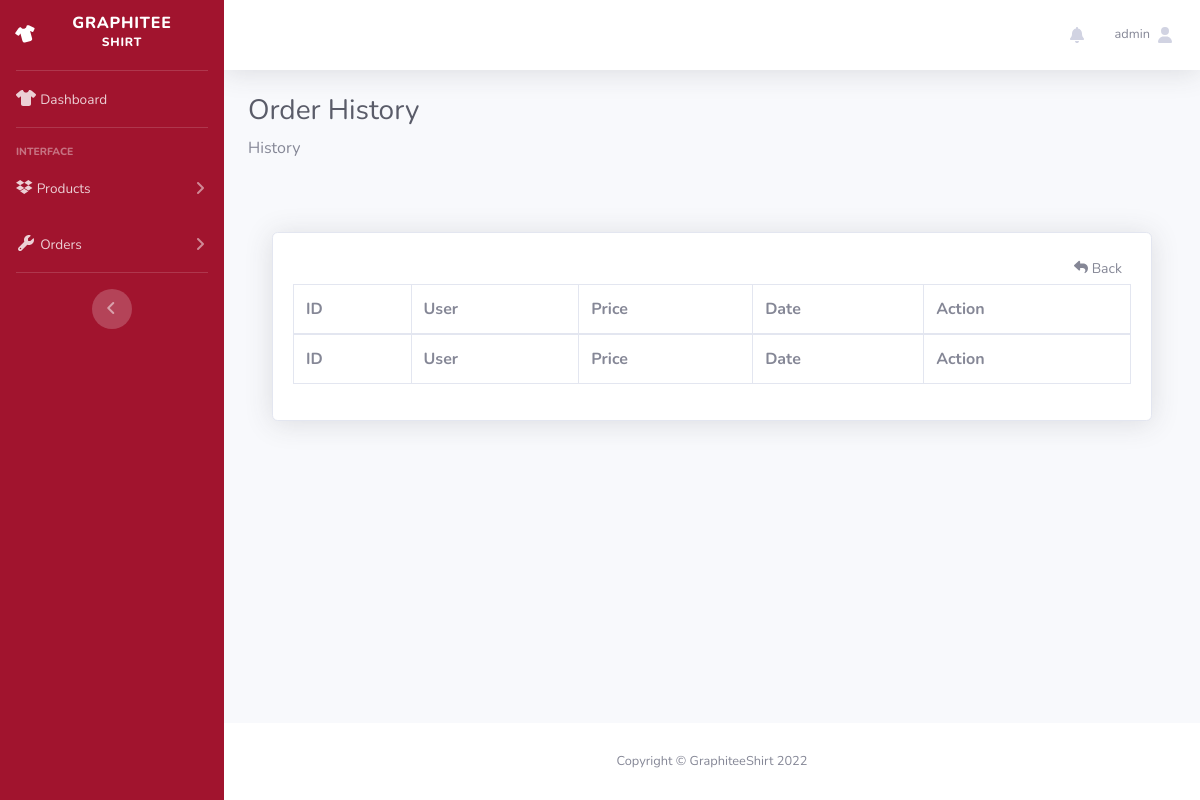
Before: /order-history.php (signed in) with the older database file.
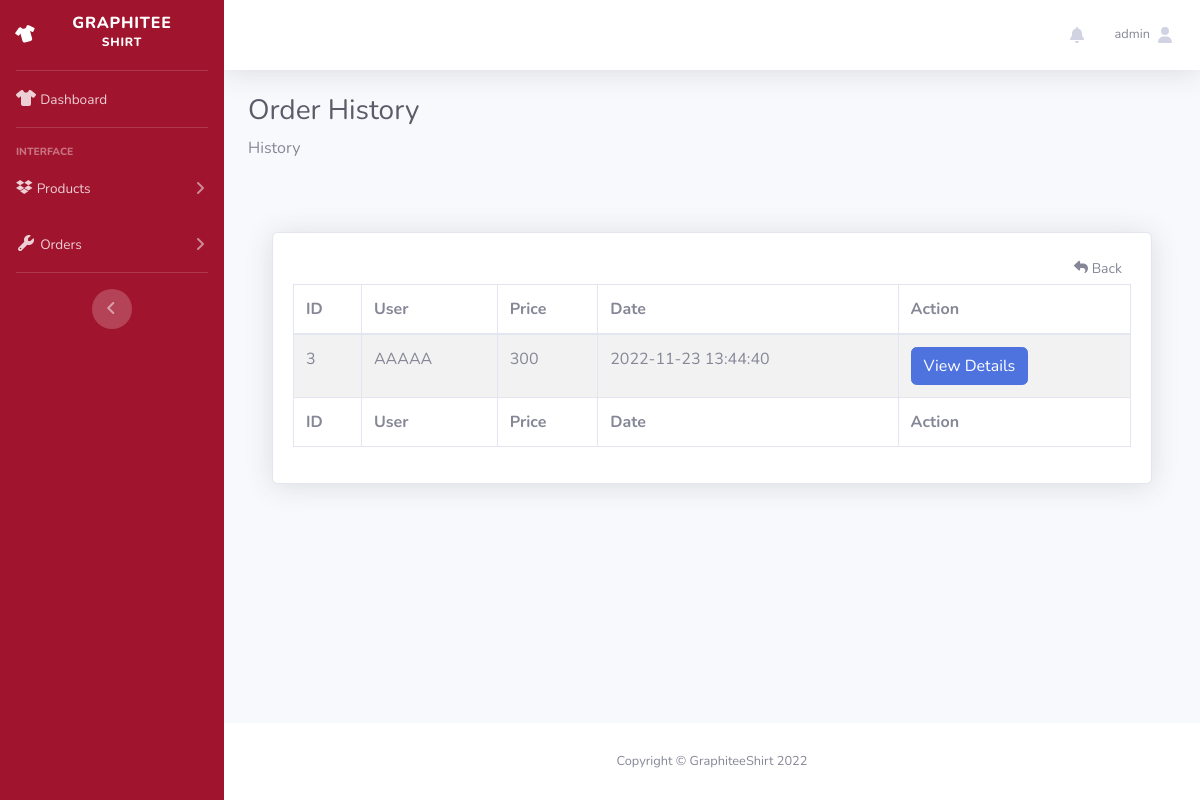
After: the same page with the newer database file.
### tables this page shows
CREATE TABLE `orders` (
  `id` int(11) NOT NULL,
  `tracking_id` varchar(255) NOT NULL,
  `user_id` int(255) NOT NULL,
  `name` varchar(255) NOT NULL,
  `email` varchar(255) NOT NULL,
  `phone` varchar(255) NOT NULL,
  `address` mediumtext NOT NULL,
  `pincode` int(255) NOT NULL,
  `total_price` int(255) NOT NULL,
  `payment_mode` varchar(255) NOT NULL,
  `payment_id` varchar(255) DEFAULT NULL,
  `status` tinyint(4) NOT NULL DEFAULT 0,
  `comments` varchar(255) DEFAULT NULL,
  `created_at` timestamp NOT NULL DEFAULT current_timestamp()
);

### classes/connectiondb.php (called while the page is built, shortened)
<?php
class connection
{
    protected function connect()
    {
        try {
            $servername = "localhost";
            $username = "root";
            $password = "";
            $conn = new PDO("mysql:host=$servername;dbname=ooplogin", $username, $password);
            $conn->setAttribute(PDO::ATTR_ERRMODE, PDO::ERRMODE_EXCEPTION);
            return $conn;
        } catch (PDOException $e) {
            echo "Connection failed: " . $e->getMessage();
            die();
        }
    }
}

### classes/viewproductModel.php (called while the page is built, shortened)
<?php
class viewproducts extends connection
{
    function getAllOrderHistory()
    {
        $sql = "SELECT * FROM orders WHERE status !='0'";
        $stmt = $this->connect()->prepare($sql);
        $stmt->execute();
        return $stmt;
    }
}

### order-history.php (the view, shortened to what the changed rows need)
<?php
if (!isset($_SESSION["userid"])) {
    $style = "style='display:none;'";
    $toggle = "";
} else {
    include "classes/connectiondb.php";
    include "classes/viewproductModel.php";
}
?>
<!DOCTYPE html>
<html lang="en">
<head>
    <link href="vendors/fontawesome-free/css/all.min.css" rel="stylesheet" type="text/css">
    <link href="dashboard/css/sb-admin-2.min.css" rel="stylesheet">
    <link href="vendors/datatables/dataTables.bootstrap4.min.css" rel="stylesheet">
    <link rel="stylesheet" href="https://cdnjs.cloudflare.com/ajax/libs/font-awesome/6.1.2/css/all.min.css">
    <link rel="stylesheet" href="styles/viewProduct.css">
</head>
<body id="page-top">
    <div id="wrapper">
        <div id="content-wrapper" class="d-flex flex-column">
            <div id="content">
                <div class="container-fluid">
                    <h1 class="h3 mb-2 text-gray-800">Order History</h1>
                    <div class="py-5">
                        <div class="container">
                            <div class="card card-body shadow">
                                <div class="row">
                                    <div class="col-md-12">
                                        <table id="dataTable" class="table table-bordered table-striped">
                                            <thead>
                                                <tr>
                                                    <th>ID</th>
                                                    <th>User</th>
                                                    <th>Price</th>
                                                    <th>Date</th>
                                                    <th>Action</th>
                                                </tr>
                                            </thead>
                                            <tbody>
                                                <?php
                                                $order = new viewproducts();
                                                $orderData = $order->getAllOrderHistory();
                                                if ($orderData->rowCount() > 0) {
                                                    foreach ($orderData as $items) {
                                                ?>
                                                        <tr>
                                                            <td> <?= $items['id']; ?> </td>
                                                            <td> <?= $items['name']; ?> </td>
                                                            <td> <?= $items['total_price']; ?> </td>
                                                            <td> <?= $items['created_at']; ?> </td>
                                                            <td>
                                                                <a href="view-orderAdmin.php?t=<?= $items['tracking_id']; ?> " class="btn btn-primary "> View Details </a>
                                                            </td>
                                                        </tr>
                                                    <?php
                                                    }
                                                } else {
                                                    ?>
                                                <?php
                                                }
                                                ?>
                                            </tbody>
                                            <tfoot>
                                                <tr>
                                                    <th>ID</th>
                                                    <th>User</th>
                                                    <th>Price</th>
                                                    <th>Date</th>
                                                    <th>Action</th>
                                                </tr>
                                            </tfoot>
                                        </table>
                                    </div>
                                </div>
                            </div>
                        </div>
                    </div>
                </div>
            </div>
        </div>
    </div>
</body>
</html>

Changed rows visible on the page:
added orders: id "3", name "AAAAA", total_price "300", created_at "2022-11-23 13:44:40"
